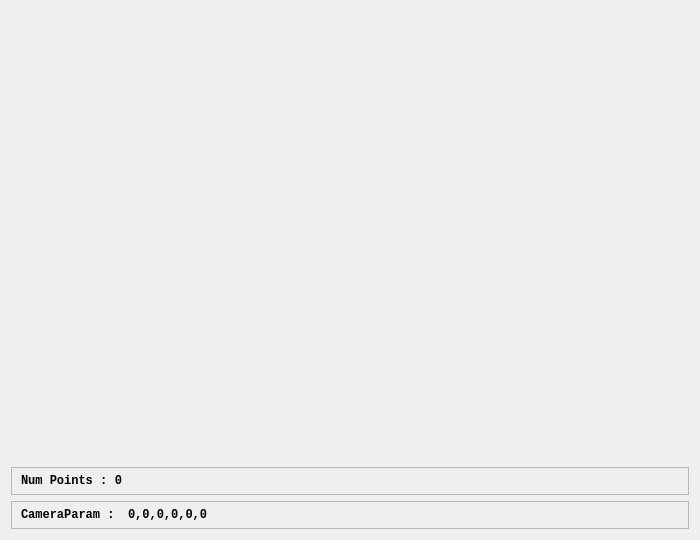
<?xml version="1.0" encoding="UTF-8"?>
<ui version="4.0">
 <class>PointCloudViewer</class>
 <widget class="QWidget" name="Viewer3D">
  <property name="geometry">
   <rect>
    <x>0</x>
    <y>0</y>
    <width>700</width>
    <height>540</height>
   </rect>
  </property>
  <property name="sizePolicy">
   <sizepolicy hsizetype="Expanding" vsizetype="Expanding">
    <horstretch>0</horstretch>
    <verstretch>0</verstretch>
   </sizepolicy>
  </property>
  <property name="minimumSize">
   <size>
    <width>700</width>
    <height>540</height>
   </size>
  </property>
  <property name="windowTitle">
   <string>Form</string>
  </property>
  <layout class="QVBoxLayout" name="verticalLayout">
   <item>
    <widget class="QVTKWidget" name="qvtkWdget" native="true">
     <property name="minimumSize">
      <size>
       <width>450</width>
       <height>450</height>
      </size>
     </property>
     <property name="autoFillBackground">
      <bool>true</bool>
     </property>
    </widget>
   </item>
   <item>
    <widget class="QFrame" name="frame_2">
     <property name="frameShape">
      <enum>QFrame::StyledPanel</enum>
     </property>
     <property name="frameShadow">
      <enum>QFrame::Plain</enum>
     </property>
     <layout class="QHBoxLayout" name="horizontalLayout_2">
      <property name="topMargin">
       <number>1</number>
      </property>
      <property name="bottomMargin">
       <number>1</number>
      </property>
      <item>
       <widget class="QLabel" name="label_2">
        <property name="font">
         <font>
          <family>Consolas</family>
          <weight>75</weight>
          <bold>true</bold>
         </font>
        </property>
        <property name="text">
         <string>Num Points :</string>
        </property>
       </widget>
      </item>
      <item>
       <widget class="QLabel" name="lblNumPoints">
        <property name="font">
         <font>
          <family>Consolas</family>
          <weight>75</weight>
          <bold>true</bold>
         </font>
        </property>
        <property name="text">
         <string>0</string>
        </property>
        <property name="alignment">
         <set>Qt::AlignRight|Qt::AlignTrailing|Qt::AlignVCenter</set>
        </property>
       </widget>
      </item>
      <item>
       <spacer name="horizontalSpacer_2">
        <property name="orientation">
         <enum>Qt::Horizontal</enum>
        </property>
        <property name="sizeHint" stdset="0">
         <size>
          <width>40</width>
          <height>20</height>
         </size>
        </property>
       </spacer>
      </item>
     </layout>
    </widget>
   </item>
   <item>
    <widget class="QFrame" name="frame">
     <property name="autoFillBackground">
      <bool>true</bool>
     </property>
     <property name="frameShape">
      <enum>QFrame::StyledPanel</enum>
     </property>
     <property name="frameShadow">
      <enum>QFrame::Plain</enum>
     </property>
     <layout class="QHBoxLayout" name="horizontalLayout">
      <property name="topMargin">
       <number>1</number>
      </property>
      <property name="bottomMargin">
       <number>1</number>
      </property>
      <item>
       <widget class="QLabel" name="label">
        <property name="font">
         <font>
          <family>Consolas</family>
          <pointsize>9</pointsize>
          <weight>75</weight>
          <bold>true</bold>
         </font>
        </property>
        <property name="text">
         <string>CameraParam : </string>
        </property>
        <property name="alignment">
         <set>Qt::AlignLeading|Qt::AlignLeft|Qt::AlignVCenter</set>
        </property>
       </widget>
      </item>
      <item>
       <widget class="QLabel" name="lblPCLVisCameraParam">
        <property name="font">
         <font>
          <family>Consolas</family>
          <weight>75</weight>
          <bold>true</bold>
         </font>
        </property>
        <property name="text">
         <string>0,0,0,0,0,0</string>
        </property>
        <property name="alignment">
         <set>Qt::AlignLeading|Qt::AlignLeft|Qt::AlignVCenter</set>
        </property>
       </widget>
      </item>
      <item>
       <spacer name="horizontalSpacer">
        <property name="orientation">
         <enum>Qt::Horizontal</enum>
        </property>
        <property name="sizeHint" stdset="0">
         <size>
          <width>40</width>
          <height>20</height>
         </size>
        </property>
       </spacer>
      </item>
     </layout>
    </widget>
   </item>
  </layout>
 </widget>
 <customwidgets>
  <customwidget>
   <class>QVTKWidget</class>
   <extends>QWidget</extends>
   <header>qvtkwidget.h</header>
   <container>1</container>
  </customwidget>
 </customwidgets>
 <resources/>
 <connections/>
</ui>
